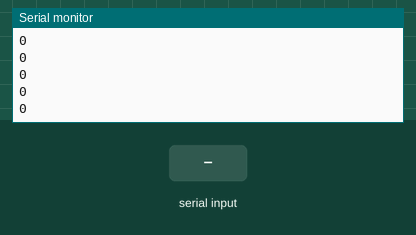
Bench run of a sketch on a simulated Arduino Uno, built with avr-gcc and run on an emulated ATmega328P. Parts: the last lines printed to the serial monitor. Inputs (shaded band) come from the test bench. The modem accepts every AT command (registered, SIM ready, sends succeed) and sends nothing else.

Above: at 1.2 s.
1.3 s: "ready1\n" received over Serial
At 2.1 s:
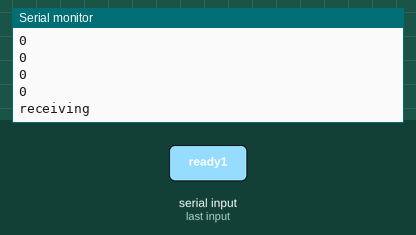
3.8 s: "ready1\n" received over the second serial link
5.3 s: "test1\n" received over Serial
At 6.5 s:
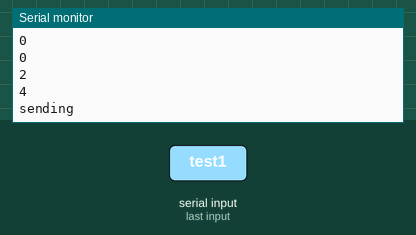
6.8 s: "test1\n" received over the second serial link
Timing chart, 0 to 9.8 s (numbered marks = the images above; inputs shaded):
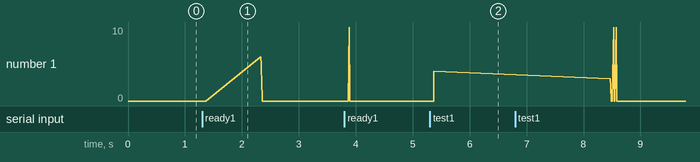

The sketch:

gsm_test1.ino
```cpp
#include <SoftwareSerial.h>

SoftwareSerial mySerial(10, 11);

void setup()
{
  mySerial.begin(9600);   // Setting the baud rate of GSM Module
  Serial.begin(9600);    // Setting the baud rate of Serial Monitor (Arduino)
  //delay(1000);
}


void loop()
{
  Serial.println(Serial.available());
  //delay(1000);
  //Serial.println("ready1");
  if (Serial.available()>0)
  {//Serial.println("ready2");
    char a = (char)Serial.read();
    if (a=='s')
    {Serial.println("sending");
      SendMessage();
    }
    else if (a=='r')
    {Serial.println("receiving");
    RecieveMessage();
    }
  }
  //Serial.println(Serial.available());
  /* switch(Serial.read())
  {Serial.println("test1");
    case 's':
      SendMessage();
      break;
    case 'r':
      RecieveMessage();
      break;
  }*/
//Serial.println("test2");
 if (mySerial.available()>0){
   Serial.write(mySerial.read());
   //Serial.println("test3");
 }
}


 void SendMessage()
{
  mySerial.println("AT+CMGF=1");    //Sets the GSM Module in Text Mode
  delay(1000);  // Delay of 1000 milli seconds or 1 second
  mySerial.println("AT+CMGS=\"+917799117795\"\r"); // Replace x with mobile number
  delay(1000);
  mySerial.println("Hi Hemant");// The SMS text you want to send
  delay(100);
   mySerial.println((char)26);// ASCII code of CTRL+Z
  delay(1000);
}


 void RecieveMessage()
{
  mySerial.println("AT+CNMI=2,2,0,0,0"); // AT Command to recieve a live SMS
  delay(1000);
 }
```

Measured:
- after the input at 1.3 s, the serial monitor: prints a new line after 0.07 s (image 1)
- after the input at 5.3 s, the serial monitor: prints a new line after 0.07 s (image 2)
